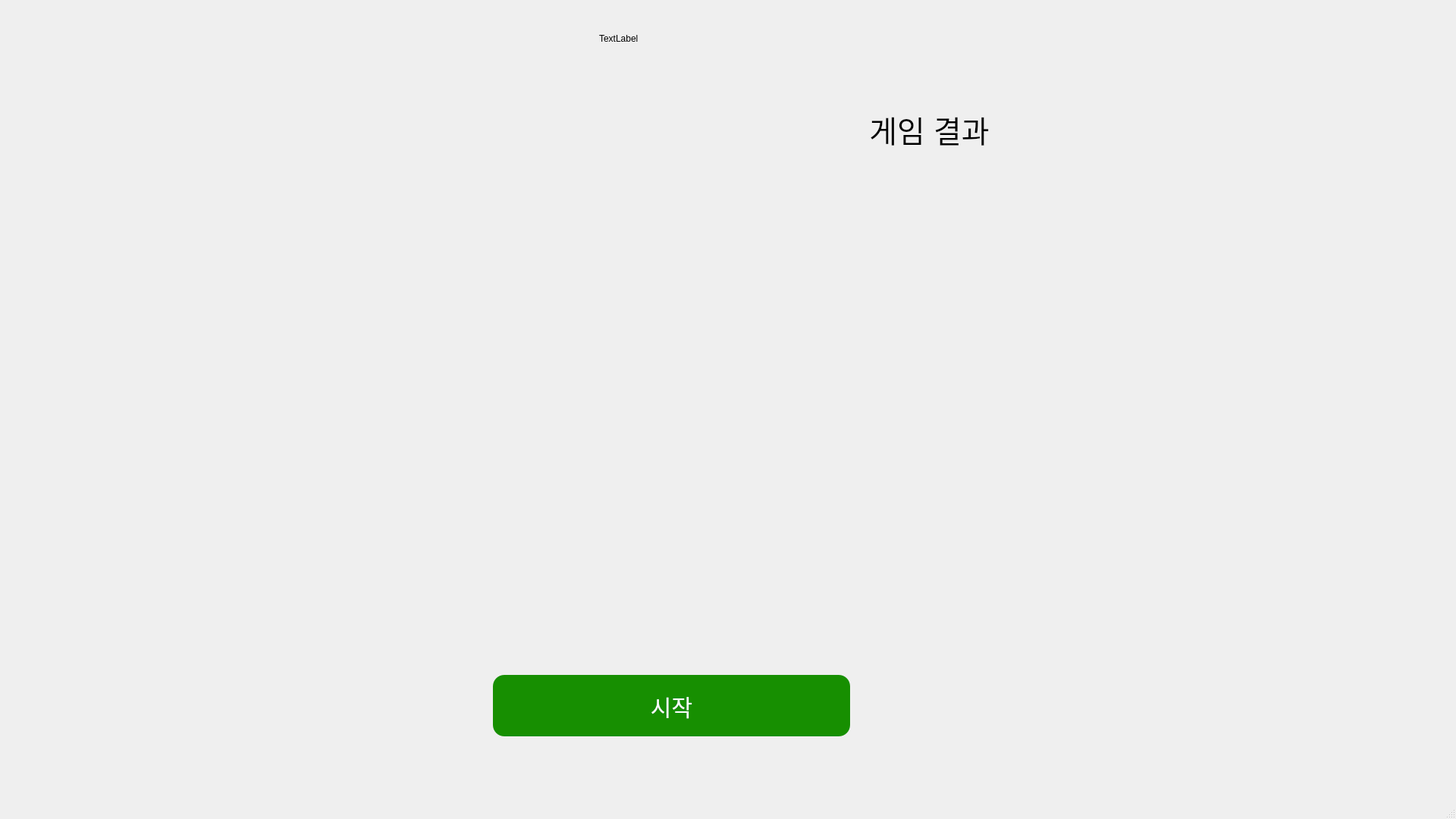
<?xml version="1.0" encoding="UTF-8"?>
<ui version="4.0">
 <class>MainWindow</class>
 <widget class="QMainWindow" name="MainWindow">
  <property name="geometry">
   <rect>
    <x>0</x>
    <y>0</y>
    <width>1920</width>
    <height>1080</height>
   </rect>
  </property>
  <property name="windowTitle">
   <string>MainWindow</string>
  </property>
  <widget class="QWidget" name="centralwidget">
   <widget class="QPushButton" name="start_button">
    <property name="geometry">
     <rect>
      <x>650</x>
      <y>890</y>
      <width>471</width>
      <height>81</height>
     </rect>
    </property>
    <property name="font">
     <font>
      <pointsize>-1</pointsize>
     </font>
    </property>
    <property name="styleSheet">
     <string notr="true">background-color: rgb(23,143,1);
color: white; 
font-size: 30px;   
border-radius: 15px; </string>
    </property>
    <property name="text">
     <string>시작</string>
    </property>
   </widget>
   <widget class="QLabel" name="main_cam">
    <property name="geometry">
     <rect>
      <x>10</x>
      <y>120</y>
      <width>831</width>
      <height>661</height>
     </rect>
    </property>
    <property name="text">
     <string/>
    </property>
   </widget>
   <widget class="QPushButton" name="back">
    <property name="geometry">
     <rect>
      <x>70</x>
      <y>20</y>
      <width>100</width>
      <height>100</height>
     </rect>
    </property>
    <property name="styleSheet">
     <string notr="true">background-image:url(./gui/main/image/HomeBTN.png);
border-style : solid;
border-width : 5px;</string>
    </property>
    <property name="text">
     <string/>
    </property>
   </widget>
   <widget class="QLabel" name="time_count">
    <property name="geometry">
     <rect>
      <x>1600</x>
      <y>330</y>
      <width>261</width>
      <height>261</height>
     </rect>
    </property>
    <property name="font">
     <font>
      <pointsize>35</pointsize>
     </font>
    </property>
    <property name="text">
     <string/>
    </property>
    <property name="alignment">
     <set>Qt::AlignCenter</set>
    </property>
   </widget>
   <widget class="QLabel" name="result">
    <property name="geometry">
     <rect>
      <x>780</x>
      <y>750</y>
      <width>871</width>
      <height>81</height>
     </rect>
    </property>
    <property name="font">
     <font>
      <pointsize>24</pointsize>
     </font>
    </property>
    <property name="text">
     <string/>
    </property>
    <property name="alignment">
     <set>Qt::AlignCenter</set>
    </property>
   </widget>
   <widget class="QWidget" name="gridLayoutWidget">
    <property name="geometry">
     <rect>
      <x>940</x>
      <y>220</y>
      <width>581</width>
      <height>241</height>
     </rect>
    </property>
    <layout class="QGridLayout" name="gridLayout">
     <item row="0" column="1">
      <widget class="QLabel" name="result_label_2">
       <property name="font">
        <font>
         <pointsize>20</pointsize>
        </font>
       </property>
       <property name="text">
        <string/>
       </property>
       <property name="alignment">
        <set>Qt::AlignCenter</set>
       </property>
      </widget>
     </item>
     <item row="0" column="0">
      <widget class="QLabel" name="result_label_1">
       <property name="font">
        <font>
         <pointsize>20</pointsize>
        </font>
       </property>
       <property name="text">
        <string/>
       </property>
       <property name="alignment">
        <set>Qt::AlignCenter</set>
       </property>
      </widget>
     </item>
     <item row="1" column="0">
      <widget class="QLabel" name="you_1">
       <property name="font">
        <font>
         <pointsize>20</pointsize>
        </font>
       </property>
       <property name="text">
        <string/>
       </property>
       <property name="alignment">
        <set>Qt::AlignCenter</set>
       </property>
      </widget>
     </item>
     <item row="0" column="3">
      <widget class="QLabel" name="result_label_4">
       <property name="font">
        <font>
         <pointsize>20</pointsize>
        </font>
       </property>
       <property name="text">
        <string/>
       </property>
       <property name="alignment">
        <set>Qt::AlignCenter</set>
       </property>
      </widget>
     </item>
     <item row="3" column="1">
      <widget class="QLabel" name="result_2">
       <property name="font">
        <font>
         <pointsize>20</pointsize>
        </font>
       </property>
       <property name="text">
        <string/>
       </property>
       <property name="alignment">
        <set>Qt::AlignCenter</set>
       </property>
      </widget>
     </item>
     <item row="2" column="0">
      <widget class="QLabel" name="com_1">
       <property name="font">
        <font>
         <pointsize>20</pointsize>
        </font>
       </property>
       <property name="text">
        <string/>
       </property>
       <property name="alignment">
        <set>Qt::AlignCenter</set>
       </property>
      </widget>
     </item>
     <item row="2" column="2">
      <widget class="QLabel" name="com_3">
       <property name="font">
        <font>
         <pointsize>20</pointsize>
        </font>
       </property>
       <property name="text">
        <string/>
       </property>
       <property name="alignment">
        <set>Qt::AlignCenter</set>
       </property>
      </widget>
     </item>
     <item row="1" column="1">
      <widget class="QLabel" name="you_2">
       <property name="font">
        <font>
         <pointsize>20</pointsize>
        </font>
       </property>
       <property name="text">
        <string/>
       </property>
       <property name="alignment">
        <set>Qt::AlignCenter</set>
       </property>
      </widget>
     </item>
     <item row="3" column="3">
      <widget class="QLabel" name="result_4">
       <property name="font">
        <font>
         <pointsize>20</pointsize>
        </font>
       </property>
       <property name="text">
        <string/>
       </property>
       <property name="alignment">
        <set>Qt::AlignCenter</set>
       </property>
      </widget>
     </item>
     <item row="3" column="2">
      <widget class="QLabel" name="result_3">
       <property name="font">
        <font>
         <pointsize>20</pointsize>
        </font>
       </property>
       <property name="text">
        <string/>
       </property>
       <property name="alignment">
        <set>Qt::AlignCenter</set>
       </property>
      </widget>
     </item>
     <item row="3" column="0">
      <widget class="QLabel" name="result_1">
       <property name="font">
        <font>
         <pointsize>20</pointsize>
        </font>
       </property>
       <property name="text">
        <string/>
       </property>
       <property name="alignment">
        <set>Qt::AlignCenter</set>
       </property>
      </widget>
     </item>
     <item row="2" column="3">
      <widget class="QLabel" name="com_4">
       <property name="font">
        <font>
         <pointsize>20</pointsize>
        </font>
       </property>
       <property name="text">
        <string/>
       </property>
       <property name="alignment">
        <set>Qt::AlignCenter</set>
       </property>
      </widget>
     </item>
     <item row="2" column="1">
      <widget class="QLabel" name="com_2">
       <property name="font">
        <font>
         <pointsize>20</pointsize>
        </font>
       </property>
       <property name="text">
        <string/>
       </property>
       <property name="alignment">
        <set>Qt::AlignCenter</set>
       </property>
      </widget>
     </item>
     <item row="1" column="3">
      <widget class="QLabel" name="you_4">
       <property name="font">
        <font>
         <pointsize>20</pointsize>
        </font>
       </property>
       <property name="text">
        <string/>
       </property>
       <property name="alignment">
        <set>Qt::AlignCenter</set>
       </property>
      </widget>
     </item>
     <item row="0" column="2">
      <widget class="QLabel" name="result_label_3">
       <property name="font">
        <font>
         <pointsize>20</pointsize>
        </font>
       </property>
       <property name="text">
        <string/>
       </property>
       <property name="alignment">
        <set>Qt::AlignCenter</set>
       </property>
      </widget>
     </item>
     <item row="1" column="2">
      <widget class="QLabel" name="you_3">
       <property name="font">
        <font>
         <pointsize>20</pointsize>
        </font>
       </property>
       <property name="text">
        <string/>
       </property>
       <property name="alignment">
        <set>Qt::AlignCenter</set>
       </property>
      </widget>
     </item>
     <item row="1" column="4">
      <widget class="QLabel" name="you_5">
       <property name="font">
        <font>
         <pointsize>20</pointsize>
        </font>
       </property>
       <property name="text">
        <string/>
       </property>
       <property name="alignment">
        <set>Qt::AlignCenter</set>
       </property>
      </widget>
     </item>
     <item row="2" column="4">
      <widget class="QLabel" name="com_5">
       <property name="font">
        <font>
         <pointsize>20</pointsize>
        </font>
       </property>
       <property name="text">
        <string/>
       </property>
       <property name="alignment">
        <set>Qt::AlignCenter</set>
       </property>
      </widget>
     </item>
     <item row="0" column="4">
      <widget class="QLabel" name="result_label_5">
       <property name="font">
        <font>
         <pointsize>20</pointsize>
        </font>
       </property>
       <property name="text">
        <string/>
       </property>
       <property name="alignment">
        <set>Qt::AlignCenter</set>
       </property>
      </widget>
     </item>
     <item row="3" column="4">
      <widget class="QLabel" name="result_5">
       <property name="font">
        <font>
         <pointsize>20</pointsize>
        </font>
       </property>
       <property name="text">
        <string/>
       </property>
       <property name="alignment">
        <set>Qt::AlignCenter</set>
       </property>
      </widget>
     </item>
    </layout>
   </widget>
   <widget class="QLabel" name="label_7">
    <property name="geometry">
     <rect>
      <x>1140</x>
      <y>140</y>
      <width>171</width>
      <height>61</height>
     </rect>
    </property>
    <property name="font">
     <font>
      <family>Ubuntu</family>
      <pointsize>30</pointsize>
     </font>
    </property>
    <property name="text">
     <string>게임 결과</string>
    </property>
    <property name="alignment">
     <set>Qt::AlignCenter</set>
    </property>
   </widget>
   <widget class="QWidget" name="gridLayoutWidget_2">
    <property name="geometry">
     <rect>
      <x>940</x>
      <y>500</y>
      <width>581</width>
      <height>241</height>
     </rect>
    </property>
    <layout class="QGridLayout" name="gridLayout_2">
     <item row="0" column="1">
      <widget class="QLabel" name="result_label_7">
       <property name="font">
        <font>
         <pointsize>20</pointsize>
        </font>
       </property>
       <property name="text">
        <string/>
       </property>
       <property name="alignment">
        <set>Qt::AlignCenter</set>
       </property>
      </widget>
     </item>
     <item row="0" column="0">
      <widget class="QLabel" name="result_label_6">
       <property name="font">
        <font>
         <pointsize>20</pointsize>
        </font>
       </property>
       <property name="text">
        <string/>
       </property>
       <property name="alignment">
        <set>Qt::AlignCenter</set>
       </property>
      </widget>
     </item>
     <item row="1" column="0">
      <widget class="QLabel" name="you_6">
       <property name="font">
        <font>
         <pointsize>20</pointsize>
        </font>
       </property>
       <property name="text">
        <string/>
       </property>
       <property name="alignment">
        <set>Qt::AlignCenter</set>
       </property>
      </widget>
     </item>
     <item row="0" column="3">
      <widget class="QLabel" name="result_label_9">
       <property name="font">
        <font>
         <pointsize>20</pointsize>
        </font>
       </property>
       <property name="text">
        <string/>
       </property>
       <property name="alignment">
        <set>Qt::AlignCenter</set>
       </property>
      </widget>
     </item>
     <item row="3" column="1">
      <widget class="QLabel" name="result_7">
       <property name="font">
        <font>
         <pointsize>20</pointsize>
        </font>
       </property>
       <property name="text">
        <string/>
       </property>
       <property name="alignment">
        <set>Qt::AlignCenter</set>
       </property>
      </widget>
     </item>
     <item row="2" column="0">
      <widget class="QLabel" name="com_6">
       <property name="font">
        <font>
         <pointsize>20</pointsize>
        </font>
       </property>
       <property name="text">
        <string/>
       </property>
       <property name="alignment">
        <set>Qt::AlignCenter</set>
       </property>
      </widget>
     </item>
     <item row="2" column="2">
      <widget class="QLabel" name="com_8">
       <property name="font">
        <font>
         <pointsize>20</pointsize>
        </font>
       </property>
       <property name="text">
        <string/>
       </property>
       <property name="alignment">
        <set>Qt::AlignCenter</set>
       </property>
      </widget>
     </item>
     <item row="1" column="1">
      <widget class="QLabel" name="you_7">
       <property name="font">
        <font>
         <pointsize>20</pointsize>
        </font>
       </property>
       <property name="text">
        <string/>
       </property>
       <property name="alignment">
        <set>Qt::AlignCenter</set>
       </property>
      </widget>
     </item>
     <item row="3" column="3">
      <widget class="QLabel" name="result_9">
       <property name="font">
        <font>
         <pointsize>20</pointsize>
        </font>
       </property>
       <property name="text">
        <string/>
       </property>
       <property name="alignment">
        <set>Qt::AlignCenter</set>
       </property>
      </widget>
     </item>
     <item row="3" column="2">
      <widget class="QLabel" name="result_8">
       <property name="font">
        <font>
         <pointsize>20</pointsize>
        </font>
       </property>
       <property name="text">
        <string/>
       </property>
       <property name="alignment">
        <set>Qt::AlignCenter</set>
       </property>
      </widget>
     </item>
     <item row="3" column="0">
      <widget class="QLabel" name="result_6">
       <property name="font">
        <font>
         <pointsize>20</pointsize>
        </font>
       </property>
       <property name="text">
        <string/>
       </property>
       <property name="alignment">
        <set>Qt::AlignCenter</set>
       </property>
      </widget>
     </item>
     <item row="2" column="3">
      <widget class="QLabel" name="com_9">
       <property name="font">
        <font>
         <pointsize>20</pointsize>
        </font>
       </property>
       <property name="text">
        <string/>
       </property>
       <property name="alignment">
        <set>Qt::AlignCenter</set>
       </property>
      </widget>
     </item>
     <item row="2" column="1">
      <widget class="QLabel" name="com_7">
       <property name="font">
        <font>
         <pointsize>20</pointsize>
        </font>
       </property>
       <property name="text">
        <string/>
       </property>
       <property name="alignment">
        <set>Qt::AlignCenter</set>
       </property>
      </widget>
     </item>
     <item row="1" column="3">
      <widget class="QLabel" name="you_9">
       <property name="font">
        <font>
         <pointsize>20</pointsize>
        </font>
       </property>
       <property name="text">
        <string/>
       </property>
       <property name="alignment">
        <set>Qt::AlignCenter</set>
       </property>
      </widget>
     </item>
     <item row="0" column="2">
      <widget class="QLabel" name="result_label_8">
       <property name="font">
        <font>
         <pointsize>20</pointsize>
        </font>
       </property>
       <property name="text">
        <string/>
       </property>
       <property name="alignment">
        <set>Qt::AlignCenter</set>
       </property>
      </widget>
     </item>
     <item row="1" column="2">
      <widget class="QLabel" name="you_8">
       <property name="font">
        <font>
         <pointsize>20</pointsize>
        </font>
       </property>
       <property name="text">
        <string/>
       </property>
       <property name="alignment">
        <set>Qt::AlignCenter</set>
       </property>
      </widget>
     </item>
     <item row="1" column="4">
      <widget class="QLabel" name="you_10">
       <property name="font">
        <font>
         <pointsize>20</pointsize>
        </font>
       </property>
       <property name="text">
        <string/>
       </property>
       <property name="alignment">
        <set>Qt::AlignCenter</set>
       </property>
      </widget>
     </item>
     <item row="2" column="4">
      <widget class="QLabel" name="com_10">
       <property name="font">
        <font>
         <pointsize>20</pointsize>
        </font>
       </property>
       <property name="text">
        <string/>
       </property>
       <property name="alignment">
        <set>Qt::AlignCenter</set>
       </property>
      </widget>
     </item>
     <item row="0" column="4">
      <widget class="QLabel" name="result_label_10">
       <property name="font">
        <font>
         <pointsize>20</pointsize>
        </font>
       </property>
       <property name="text">
        <string/>
       </property>
       <property name="alignment">
        <set>Qt::AlignCenter</set>
       </property>
      </widget>
     </item>
     <item row="3" column="4">
      <widget class="QLabel" name="result_10">
       <property name="font">
        <font>
         <pointsize>20</pointsize>
        </font>
       </property>
       <property name="text">
        <string/>
       </property>
       <property name="alignment">
        <set>Qt::AlignCenter</set>
       </property>
      </widget>
     </item>
    </layout>
   </widget>
   <widget class="QLabel" name="logo">
    <property name="geometry">
     <rect>
      <x>790</x>
      <y>20</y>
      <width>271</width>
      <height>61</height>
     </rect>
    </property>
    <property name="text">
     <string>TextLabel</string>
    </property>
   </widget>
  </widget>
  <widget class="QMenuBar" name="menubar">
   <property name="geometry">
    <rect>
     <x>0</x>
     <y>0</y>
     <width>1920</width>
     <height>28</height>
    </rect>
   </property>
  </widget>
  <widget class="QStatusBar" name="statusbar"/>
 </widget>
 <resources/>
 <connections/>
</ui>
